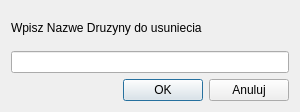
<?xml version="1.0" encoding="UTF-8"?>
<ui version="4.0">
 <class>UsunDruzyneDialog</class>
 <widget class="QDialog" name="UsunDruzyneDialog">
  <property name="geometry">
   <rect>
    <x>0</x>
    <y>0</y>
    <width>300</width>
    <height>112</height>
   </rect>
  </property>
  <property name="maximumSize">
   <size>
    <width>500</width>
    <height>112</height>
   </size>
  </property>
  <property name="windowTitle">
   <string>Dialog</string>
  </property>
  <layout class="QVBoxLayout" name="verticalLayout">
   <item>
    <widget class="QLabel" name="label">
     <property name="text">
      <string>Wpisz Nazwe Druzyny do usuniecia</string>
     </property>
    </widget>
   </item>
   <item>
    <widget class="QLineEdit" name="lineEdit_2"/>
   </item>
   <item>
    <layout class="QHBoxLayout" name="horizontalLayout">
     <item>
      <spacer name="horizontalSpacer">
       <property name="orientation">
        <enum>Qt::Horizontal</enum>
       </property>
       <property name="sizeHint" stdset="0">
        <size>
         <width>40</width>
         <height>20</height>
        </size>
       </property>
      </spacer>
     </item>
     <item>
      <widget class="QPushButton" name="pushButton">
       <property name="text">
        <string>OK</string>
       </property>
      </widget>
     </item>
     <item>
      <widget class="QPushButton" name="pushButton_2">
       <property name="text">
        <string>Anuluj</string>
       </property>
      </widget>
     </item>
    </layout>
   </item>
  </layout>
 </widget>
 <resources/>
 <connections/>
</ui>
